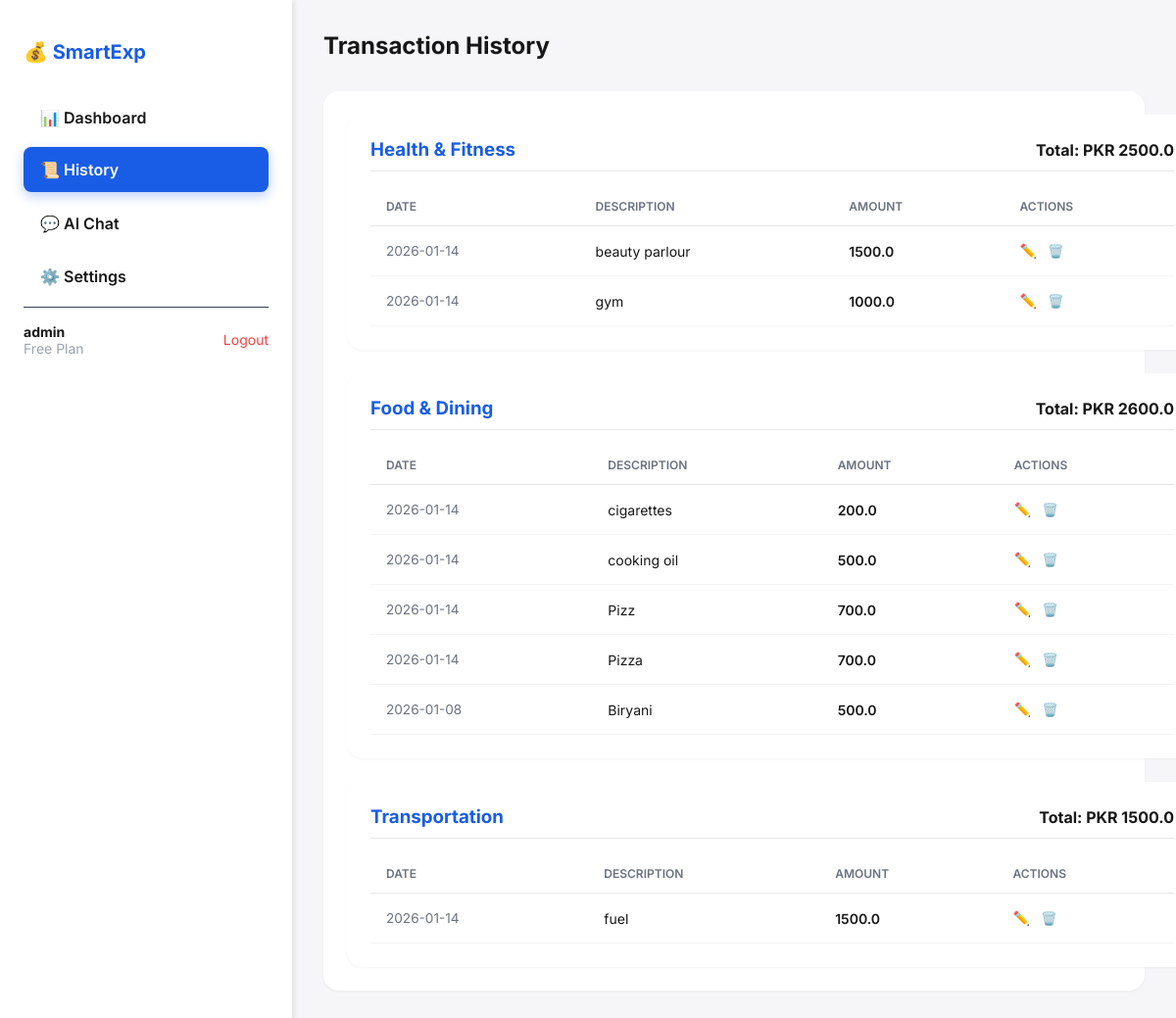
Screenshot of /history (signed in) with the database file from the repository.
### tables this page shows
CREATE TABLE expenses (
            id INTEGER PRIMARY KEY AUTOINCREMENT,
            expense_text TEXT NOT NULL,
            amount REAL NOT NULL,
            category TEXT NOT NULL,
            date TEXT NOT NULL,
            user_id INTEGER,
            FOREIGN KEY (user_id) REFERENCES users (user_id)
        );

### run.py (the view)
@app.route('/history')
@login_required
def history():
    user_id = session['user_id']
    username = session['username']
    expenses = database.get_expenses(user_id=user_id)
    expenses.sort(key=lambda x: (x['date'], x['id']), reverse=True)
    categorized_expenses = {}
    for expense in expenses:
        cat = expense['category']
        if cat not in categorized_expenses:
            categorized_expenses[cat] = {'entries': [], 'total': 0}
        categorized_expenses[cat]['entries'].append(expense)
        categorized_expenses[cat]['total'] += expense['amount']
    return render_template('history.html',
                           page_title="History",
                           active_page="history",
                           username=username,
                           categorized_expenses=categorized_expenses)

### database.py (called while the page is built)
def get_connection():
    conn = sqlite3.connect(DB_NAME)
    conn.row_factory = sqlite3.Row  # Access columns by name
    return conn

def get_expenses(user_id=None, month=None):
    conn = get_connection()
    c = conn.cursor()
    query = "SELECT * FROM expenses WHERE 1=1"
    params = []
    if user_id:
        query += " AND user_id = ?"
        params.append(user_id)
    if month:
        query += " AND strftime('%Y-%m', date) = ?"
        params.append(month)
    c.execute(query, params)
    rows = c.fetchall()
    conn.close()
    return rows

### run.py (called while the page is built)
def login_required(f):
    @wraps(f)
    def decorated_function(*args, **kwargs):
        if 'user_id' not in session:
            return redirect(url_for('login'))
        return f(*args, **kwargs)
    return decorated_function

### templates/history.html
{% extends "base.html" %}
{% block content %}
<div class="top-bar">
    <div>
        <h1 style="margin:0; font-size: 1.5rem;">Transaction History</h1>
    </div>
</div>
<div class="card">
    <div style="display: grid; grid-template-columns: repeat(auto-fit, minmax(350px, 1fr)); gap: 1.5rem;">
        {% for category, data in categorized_expenses.items() %}
        <div class="card history-card" style="align-self: start;">
            <div style="display:flex; justify-content:space-between; align-items:center; margin-bottom: 1rem; border-bottom: 1px solid #e5e7eb; padding-bottom: 10px;">
                <h3 style="margin:0; color: var(--primary-color);">{{ category }}</h3>
                <span style="font-weight: bold;">Total: PKR {{ data.total }}</span>
            </div>
            <table>
                <thead>
                    <tr>
                        <th>Date</th>
                        <th>Description</th>
                        <th>Amount</th>
                        <th>Actions</th>
                    </tr>
                </thead>
                <tbody>
                    {% for expense in data.entries %}
                    <tr>
                        <td style="font-size: 0.85rem; color: #6b7280;">{{ expense.date.split(' ')[0] }}</td>
                        <td>{{ expense.expense_text }}</td>
                        <td style="font-weight: 600;">{{ expense.amount }}</td>
                        <td>
                            <div style="display: flex; gap: 5px;">
                                <a href="{{ url_for('edit_expense_page', expense_id=expense.id) }}" title="Edit" style="text-decoration: none;">✏️</a>
                                <form action="{{ url_for('delete_expense_route', expense_id=expense.id) }}" method="POST" style="display:inline;" onsubmit="return confirm('Are you sure?');">
                                    <button type="submit" style="background:none; border:none; cursor:pointer;" title="Delete">🗑️</button>
                                </form>
                            </div>
                        </td>
                    </tr>
                    {% endfor %}
                </tbody>
            </table>
        </div>
        {% else %}
        <div class="card" style="grid-column: 1 / -1; text-align: center; padding: 40px;">
            <p style="color: #6b7280;">No transactions found. Start adding expenses!</p>
            <a href="{{ url_for('dashboard') }}" class="btn-primary" style="margin-top: 10px;">Go to Dashboard</a>
        </div>
        {% endfor %}
    </div>
</div>
{% endblock %}

### templates/base.html (shortened to what this page needs)
<!DOCTYPE html>
<html lang="en">
<head>
    <link rel="stylesheet" href="{{ url_for('static', filename='css/style.css') }}">
</head>
<body>
    <aside class="sidebar">
        <div>
            <h2>💰 SmartExp</h2>
            <ul class="nav-links">
                <li><a href="{{ url_for('dashboard') }}" class="{{ 'active' if active_page == 'dashboard' else '' }}">📊 Dashboard</a></li>
                <li><a href="{{ url_for('history') }}" class="{{ 'active' if active_page == 'history' else '' }}">📜 History</a></li>
                <li><a href="{{ url_for('chat_page') }}" class="{{ 'active' if active_page == 'chat' else '' }}">💬 AI Chat</a></li>
                <li><a href="{{ url_for('settings') }}" class="{{ 'active' if active_page == 'settings' else '' }}">⚙️ Settings</a></li>
            </ul>
        </div>
        <div class="user-profile">
            <div class="user-info">
                <strong>{{ username }}</strong><br>
                <span style="color: #9ca3af;">Free Plan</span>
            </div>
            <a href="{{ url_for('logout') }}" class="btn-logout">Logout</a>
        </div>
    </aside>
    <main class="main-content">
        {% block content %}{% endblock %}
    </main>
</body>
</html>

### static/css/style.css (style rules this page uses)
:root { --primary-color: #195DE6; --secondary-color: #144AC0; --bg-color: #F6F6F8; --sidebar-bg: #FFFFFF; --sidebar-text: #171717; --card-bg: #FFFFFF; --text-color: #171717; --text-muted: #6B7280; --success: #25D366; --warning: #f59e0b; --danger: #ef4444; }
body { font-family: 'Inter', -apple-system, BlinkMacSystemFont, "Segoe UI", Roboto, Helvetica, Arial, sans-serif; background-color: var(--bg-color); margin: 0; padding: 0; display: flex; height: 100vh; color: var(--text-color); overflow: hidden; }
.sidebar { width: 250px; background-color: var(--sidebar-bg); color: var(--sidebar-text); display: flex; flex-direction: column; padding: 1.5rem; box-shadow: 2px 0 5px rgba(0,0,0,0.1); }
.sidebar h2 { font-size: 1.25rem; font-weight: 700; margin-bottom: 2rem; color: var(--primary-color); display: flex; align-items: center; gap: 10px; }
.nav-links { list-style: none; padding: 0; margin: 0; flex-grow: 1; }
.nav-links li { margin-bottom: 0.5rem; }
.nav-links a { display: flex; align-items: center; gap: 12px; padding: 12px 16px; color: var(--text-color); text-decoration: none; border-radius: 8px; font-weight: 600; transition: all 0.2s ease-in-out; background-color: transparent; border: 1px solid transparent; }
.nav-links a:hover, .nav-links a.active { background-color: var(--primary-color); color: white; box-shadow: 0 4px 12px rgba(25, 93, 230, 0.3); transform: translateY(-1px); }
.user-profile { border-top: 1px solid #374151; padding-top: 1rem; display: flex; align-items: center; justify-content: space-between; }
.user-info { font-size: 0.875rem; }
.btn-logout { color: var(--danger); text-decoration: none; font-size: 0.875rem; }
.main-content { flex: 1; overflow-y: auto; padding: 2rem; }
.top-bar { display: flex; justify-content: space-between; align-items: center; margin-bottom: 2rem; }
.card { background: var(--card-bg); border-radius: 1rem; padding: 1.5rem; box-shadow: 0 1px 3px rgba(0,0,0,0.05); }
.history-card { grid-column: span 8; }
table { width: 100%; border-collapse: collapse; }
th { text-align: left; padding: 0.75rem 1rem; font-size: 0.75rem; font-weight: 600; color: var(--text-muted); text-transform: uppercase; border-bottom: 1px solid #e5e7eb; }
td { padding: 1rem; border-bottom: 1px solid #f3f4f6; font-size: 0.875rem; }

### rows the page displays
expenses: category "Health & Fitness", total "2500.0", date "2026-01-14", expense_text "beauty parlour", amount "1500.0"
expenses: date "2026-01-14", expense_text "gym", amount "1000.0"
expenses: category "Food & Dining", total "2600.0", date "2026-01-14", expense_text "cigarettes", amount "200.0"
expenses: date "2026-01-14", expense_text "cooking oil", amount "500.0"
expenses: date "2026-01-14", expense_text "Pizz", amount "700.0"
expenses: date "2026-01-14", expense_text "Pizza", amount "700.0"
expenses: date "2026-01-08", expense_text "Biryani", amount "500.0"
expenses: category "Transportation", total "1500.0", date "2026-01-14", expense_text "fuel", amount "1500.0"

### other values shown
{{ username }} "admin"
